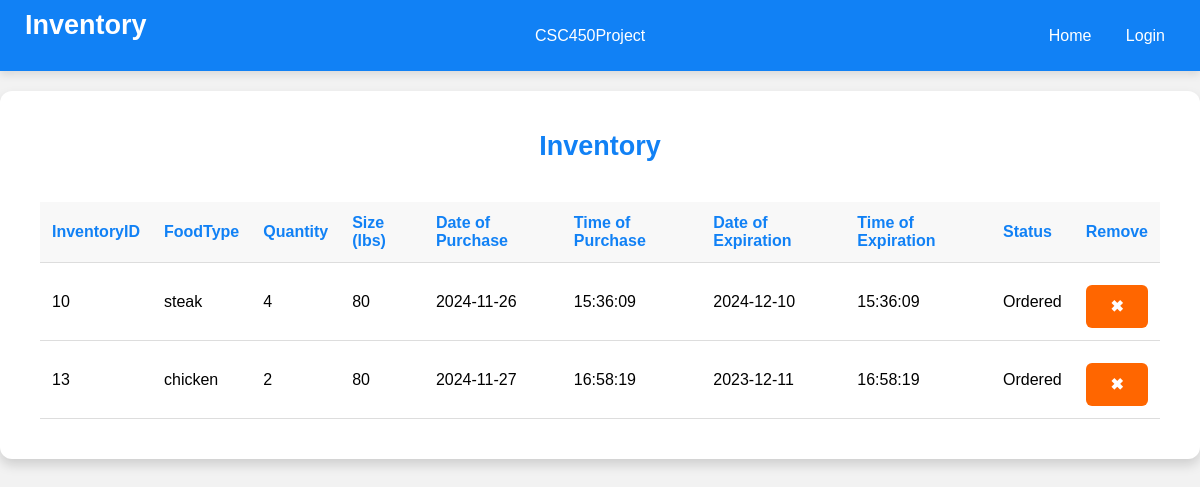
Page /inventory on the committed database.
### tables this page shows
CREATE TABLE "Inventory" (
	"InventoryID"	INTEGER,
	"FoodType"	VARCHAR(10) NOT NULL,
	"Quantity"	INTEGER NOT NULL CHECK("Amount" >= 0),
	"Size"		INTEGER NOT NULL,
	"PurchaseDate"	DATE NOT NULL,
	"PurchaseTime"	TIME NOT NULL,
	"ExpirationDate"	DATE NOT NULL,
	"ExpirationTime"	TIME NOT NULL,
	"InventoryStatus"	VARCHAR(20) NOT NULL,
	PRIMARY KEY("InventoryID" AUTOINCREMENT)
);

### app.py (the view)
@app.route('/inventory', methods=['GET', 'POST'])
def inventory():
    session.pop('reservation_chosen', None)
    db = Database()
    inventory = db.getInventory()
    if request.method == 'POST':  # If removing an item
        inventoryID = request.form.get('inventory_id')
        db.removeItem(inventoryID)
        inventory = db.getInventory()
        account_id = db.get_id_from_email(session['email'])
        db.check_low_stock_and_notify(account_id)
    if 'email' in session and session.get('account_type') == 'employee':
        account_id = db.get_id_from_email(session['email'])
        db.notify_expired_items(account_id)
    return render_template('inventory.html', inventory=inventory)

### database.py (called while the page is built)
    def __del__(self):
        self.cursor.close()

    def getInventory(self):
        query = """
        SELECT *
        FROM INVENTORY
        ORDER BY INVENTORYID
        """
        self.cursor.execute(query)
        return self.cursor.fetchall()

### templates/inventory.html (shortened to what this page needs)
<!DOCTYPE html>
<html lang="en">
<head>
</head>
<body>
    <div class="navbar">
        <h1>Inventory</h1>
        <div class="brand">CSC450Project</div>
        <div>
            <a href="/home">Home</a>
            {% if session.get('email') %}
                <a href="/myReservations">My Reservations</a>
                <a href="/ordering">Order</a>
                <a href="/inventory">Inventory</a>
                <a href="/logout">Logout</a>
            {% else %}
                <a href="/login">Login</a>
            {% endif %}
        </div>
    </div>
    <div class="table-container">
        <h2>Inventory</h2>
        {% if inventory %}
        <table id="inventory-table">
            <thead>
                <tr>
                    <th>InventoryID</th>
                    <th>FoodType</th>
                    <th>Quantity</th>
                    <th>Size (lbs)</th>
                    <th>Date of Purchase</th>
                    <th>Time of Purchase</th>
                    <th>Date of Expiration</th>
                    <th>Time of Expiration</th>
                    <th>Status</th>
                    <th>Remove</th>
                </tr>
            </thead>
            <tbody id="inventory-table-body">
                {% for row in inventory %}
                    <tr>
                        <td>{{ row[0] }}</td>
                        <td>{{ row[1] }}</td>
                        <td>{{ row[2] }}</td>
                        <td>{{ row[3] }}</td>
                        <td>{{ row[4] }}</td>
                        <td>{{ row[5] }}</td>
                        <td>{{ row[6] }}</td>
                        <td>{{ row[7] }}</td>
                        <td>{{ row[8] }}</td>
                        <td>
                            <form action="/inventory" method="POST" style="display:inline;" onsubmit="return confirmCancel();">
                                <button type="submit">✖</button>
                            </form>
                        </td>
                    </tr>
                {% endfor %}
            </tbody>
        </table>
        {% else %}
        <h4>No items in inventory.</h4>
        {% endif %}
    </div>
</body>
</html>

### templates/inventory.html (style rules this page uses)
* { box-sizing: border-box; margin: 0; padding: 0; }
body { font-family: Arial, sans-serif; background-color: #f2f2f2; display: flex; flex-direction: column; justify-content: flex-start; align-items: center; min-height: 100vh; padding-top: 0; }
.navbar { display: flex; justify-content: space-between; align-items: center; background-color: #1181f5; color: #ffffff; padding: 10px 20px; box-shadow: 0 4px 8px rgba(0, 0, 0, 0.1); position: sticky; top: 0; width: 100%; z-index: 1000; }
.navbar a { color: #ffffff; text-decoration: none; margin: 0 15px; font-size: 16px; transition: color 0.3s; }
.form-container, .table-container { background-color: #ffffff; padding: 40px; border-radius: 12px; box-shadow: 0 6px 12px rgba(0, 0, 0, 0.15); width: 100%; max-width: 1500px; margin-bottom: 30px; margin-top: 20px; display: flex; flex-direction: column; align-items: center; }
h1 { color: #ffffff; text-align: left; margin-bottom: 20px; margin-left: 5px; font-size: 27px; }
h2 { color: #1181f5; text-align: center; margin-bottom: 20px; font-size: 27px; }
button { width: 100%; padding: 12px; background-color: #ff6600; color: #ffffff; border: none; border-radius: 6px; font-size: 16px; font-weight: bold; cursor: pointer; transition: background-color 0.3s; margin-top: 10px; }
.table-container table { width: 100%; border-collapse: collapse; margin-top: 20px; }
.table-container th, .table-container td { padding: 12px; text-align: left; border-bottom: 1px solid #dddddd; }
.table-container th { background-color: #f8f8f8; color: #1181f5; }

### rows in the picture
Inventory: InventoryID "10", FoodType "steak", Quantity "4", Size "80", PurchaseDate "2024-11-26", PurchaseTime "15:36:09", ExpirationDate "2024-12-10", ExpirationTime "15:36:09", InventoryStatus "Ordered"
Inventory: InventoryID "13", FoodType "chicken", Quantity "2", Size "80", PurchaseDate "2024-11-27", PurchaseTime "16:58:19", ExpirationDate "2023-12-11", ExpirationTime "16:58:19", InventoryStatus "Ordered"
